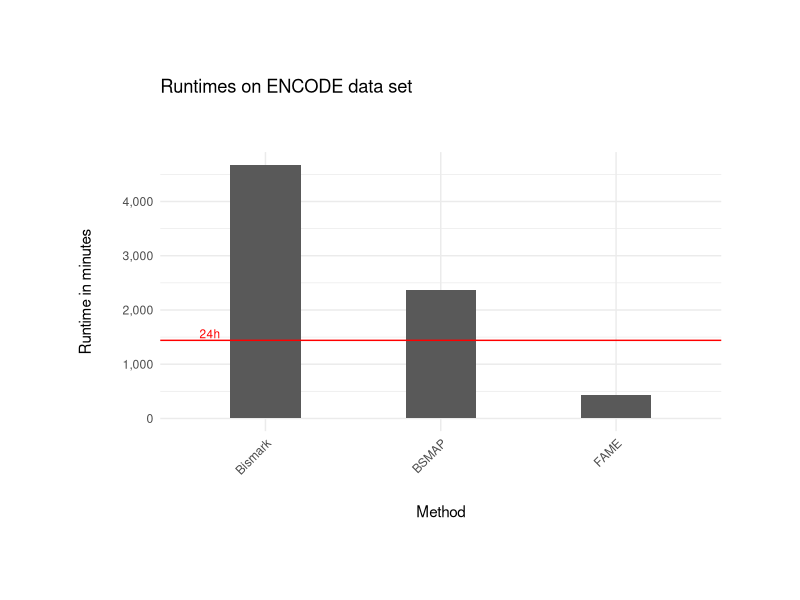
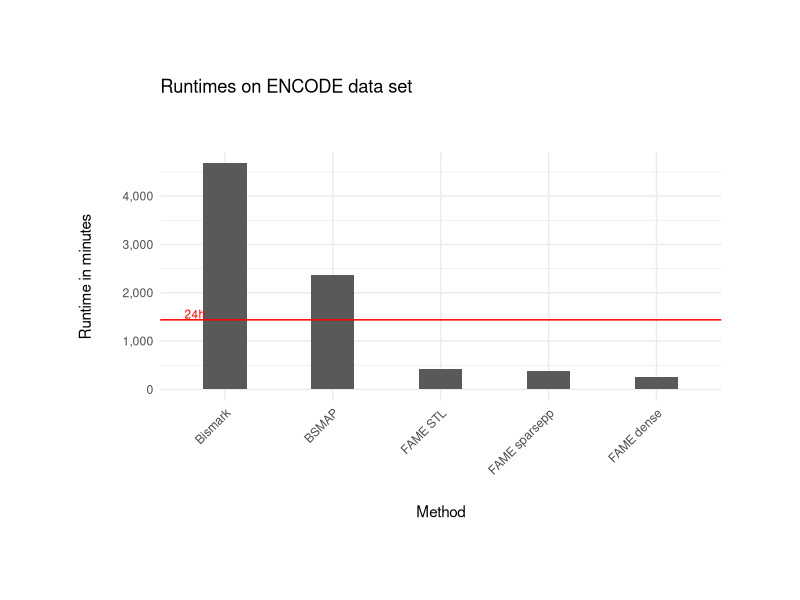
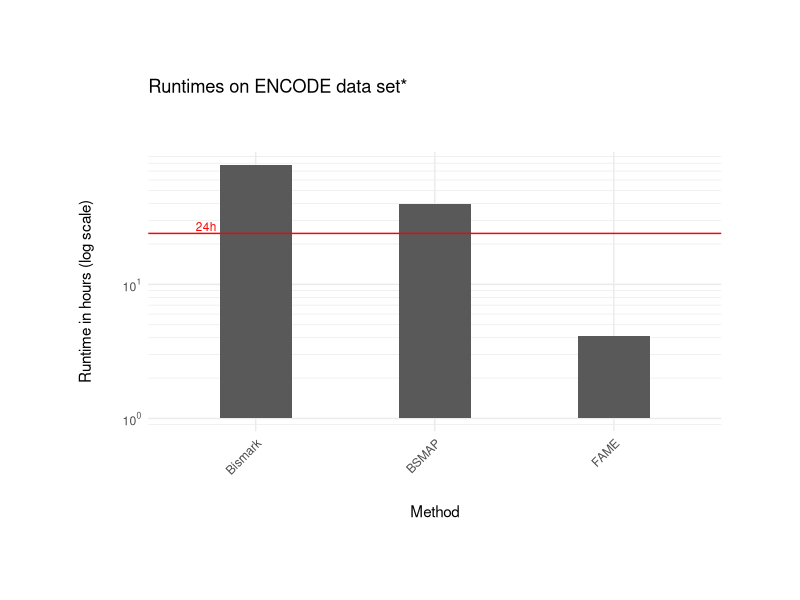

Generate these figures, in order, with R:

require(ggplot2)
require(ggthemes)
require(scales)

names <- c("Bismark", "BSMAP", "FAME")
runtimes <- c(230620 + 50013, 98108 + 44324, 25881)
runtimes <- runtimes / 60

data <- data.frame(Method=names, Runtimes=runtimes)

data$Method <- factor(data$Method, levels = c("Bismark", "BSMAP", "FAME"))

gg <- ggplot(data, aes(x=Method, y=Runtimes))
gg <- gg + geom_bar(width=0.4, stat='identity') 
gg <- gg + theme_minimal()
gg <- gg + geom_hline(yintercept=(60*24),color="red")
gg <- gg + annotate("text", "Bismark", 60*26, label = "24h                                     ", color="red", size=3)
gg <- gg + scale_y_continuous(labels = comma)
gg <- gg + theme(plot.margin = unit(c(2,2,2,2),"cm"))
gg <- gg + theme(axis.title.x = element_text(margin=margin(20,0,0,0)),
                 axis.title.y = element_text(margin=margin(0,20,0,0)),
                 plot.title = element_text(margin=margin(0,0,40,0)),
		 axis.text.x = element_text(angle = 45, hjust = 1)
                )
gg <- gg + labs(title="Runtimes on ENCODE data set",y="Runtime in minutes")

names2 <- c("Bismark", "BSMAP", "FAME STL", "FAME sparsepp", "FAME dense")
runtimes2 <- c(230620 + 50013, 98108 + 44324, 25881, 22993, 14836)
runtimes2 <- runtimes2 / 60

data2 <- data.frame(Method=names2, Runtimes=runtimes2)

data2$Method <- factor(data2$Method, levels = c("Bismark", "BSMAP", "FAME STL", "FAME sparsepp", "FAME dense"))

gg2 <- ggplot(data2, aes(x=Method, y=Runtimes))
gg2 <- gg2 + geom_bar(width=0.4, stat='identity') 
gg2 <- gg2 + theme_minimal()
gg2 <- gg2 + geom_hline(yintercept=(60*24),color="red")
gg2 <- gg2 + annotate("text", "Bismark", 60*26, label = "24h                    ", color="red", size=3)
gg2 <- gg2 + scale_y_continuous(labels = comma)
gg2 <- gg2 + theme(plot.margin = unit(c(2,2,2,2),"cm"))
gg2 <- gg2 + theme(axis.title.x = element_text(margin=margin(20,0,0,0)),
                 axis.title.y = element_text(margin=margin(0,20,0,0)),
                 plot.title = element_text(margin=margin(0,0,40,0)),
		 axis.text.x = element_text(angle = 45, hjust = 1)
                )
gg2 <- gg2 + labs(title="Runtimes on ENCODE data set",y="Runtime in minutes")

names3 <- c("Bismark", "BSMAP", "FAME")
runtimes3 <- c(230620 + 50013, 98108 + 44324, 14836)
runtimes3 <- runtimes3 / (60 * 60)

data3 <- data.frame(Method=names3, Runtimes=runtimes3)

data3$Method <- factor(data3$Method, levels = c("Bismark", "BSMAP", "FAME"))
breaks <- 10^(-10:10)
minor_breaks <- rep(c(1:9), 21)*(10^rep(-10:10, each=9))
gg3 <- ggplot(data3, aes(x=Method, y=Runtimes))
gg3 <- gg3 + geom_bar(width=0.4, stat='identity') 
gg3 <- gg3 + theme_minimal()
gg3 <- gg3 + geom_hline(yintercept=(24),color="red")
gg3 <- gg3 + annotate("text", "Bismark", 27, label = "24h                                 ", color="red", size=3)
gg3 <- gg3 + scale_y_log10(breaks = breaks,
   labels = sapply(log10(breaks), scales::math_format(10^.x)), minor_breaks = minor_breaks)
#gg3 <- gg3 + coord_trans(y="log10")
#gg3 <- gg3 + scale_y_continuous(trans = log10_trans(),
  #                   breaks = trans_breaks("log10", function(x) 10^x),
 #                    labels = trans_format("log10", math_format(10^.x)))
gg3 <- gg3 + theme(plot.margin = unit(c(2,2,2,2),"cm"))
gg3 <- gg3 + theme(axis.title.x = element_text(margin=margin(20,0,0,0)),
                 axis.title.y = element_text(margin=margin(0,20,0,0)),
                 plot.title = element_text(margin=margin(0,0,40,0)),
		 axis.text.x = element_text(angle = 45, hjust = 1)
                )
gg3 <- gg3 + labs(title="Runtimes on ENCODE data set*",y="Runtime in hours (log scale)")

pdf("runtime_real.pdf")

gg
gg2
gg3

dev.off()
